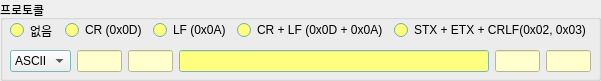
<?xml version="1.0" encoding="UTF-8"?>
<ui version="4.0">
 <class>Form</class>
 <widget class="QWidget" name="Form">
  <property name="geometry">
   <rect>
    <x>0</x>
    <y>0</y>
    <width>601</width>
    <height>81</height>
   </rect>
  </property>
  <property name="windowTitle">
   <string>Form</string>
  </property>
  <widget class="QGroupBox" name="groupBox_11">
   <property name="geometry">
    <rect>
     <x>0</x>
     <y>0</y>
     <width>601</width>
     <height>81</height>
    </rect>
   </property>
   <property name="palette">
    <palette>
     <active>
      <colorrole role="Base">
       <brush brushstyle="SolidPattern">
        <color alpha="255">
         <red>255</red>
         <green>255</green>
         <blue>127</blue>
        </color>
       </brush>
      </colorrole>
      <colorrole role="Window">
       <brush brushstyle="SolidPattern">
        <color alpha="255">
         <red>170</red>
         <green>255</green>
         <blue>255</blue>
        </color>
       </brush>
      </colorrole>
      <colorrole role="AlternateBase">
       <brush brushstyle="SolidPattern">
        <color alpha="255">
         <red>240</red>
         <green>240</green>
         <blue>240</blue>
        </color>
       </brush>
      </colorrole>
     </active>
     <inactive>
      <colorrole role="Base">
       <brush brushstyle="SolidPattern">
        <color alpha="255">
         <red>255</red>
         <green>255</green>
         <blue>127</blue>
        </color>
       </brush>
      </colorrole>
      <colorrole role="Window">
       <brush brushstyle="SolidPattern">
        <color alpha="255">
         <red>170</red>
         <green>255</green>
         <blue>255</blue>
        </color>
       </brush>
      </colorrole>
      <colorrole role="AlternateBase">
       <brush brushstyle="SolidPattern">
        <color alpha="255">
         <red>240</red>
         <green>240</green>
         <blue>240</blue>
        </color>
       </brush>
      </colorrole>
     </inactive>
     <disabled>
      <colorrole role="Base">
       <brush brushstyle="SolidPattern">
        <color alpha="255">
         <red>170</red>
         <green>255</green>
         <blue>255</blue>
        </color>
       </brush>
      </colorrole>
      <colorrole role="Window">
       <brush brushstyle="SolidPattern">
        <color alpha="255">
         <red>170</red>
         <green>255</green>
         <blue>255</blue>
        </color>
       </brush>
      </colorrole>
      <colorrole role="AlternateBase">
       <brush brushstyle="SolidPattern">
        <color alpha="255">
         <red>240</red>
         <green>240</green>
         <blue>240</blue>
        </color>
       </brush>
      </colorrole>
     </disabled>
    </palette>
   </property>
   <property name="title">
    <string>프로토콜</string>
   </property>
   <widget class="QWidget" name="horizontalLayoutWidget_4">
    <property name="geometry">
     <rect>
      <x>10</x>
      <y>20</y>
      <width>581</width>
      <height>21</height>
     </rect>
    </property>
    <layout class="QHBoxLayout" name="horizontalLayout_18">
     <item>
      <widget class="QRadioButton" name="rb_no_headerTail">
       <property name="text">
        <string>없음</string>
       </property>
      </widget>
     </item>
     <item>
      <widget class="QRadioButton" name="rb_cr">
       <property name="text">
        <string>CR (0x0D)</string>
       </property>
      </widget>
     </item>
     <item>
      <widget class="QRadioButton" name="rb_lf">
       <property name="text">
        <string>LF (0x0A)</string>
       </property>
      </widget>
     </item>
     <item>
      <widget class="QRadioButton" name="rb_crlf">
       <property name="text">
        <string>CR + LF (0x0D + 0x0A)</string>
       </property>
      </widget>
     </item>
     <item>
      <widget class="QRadioButton" name="rb_stx_etx_crlf">
       <property name="text">
        <string>STX + ETX + CRLF(0x02, 0x03)</string>
       </property>
      </widget>
     </item>
    </layout>
   </widget>
   <widget class="QWidget" name="horizontalLayoutWidget_5">
    <property name="geometry">
     <rect>
      <x>10</x>
      <y>50</y>
      <width>581</width>
      <height>22</height>
     </rect>
    </property>
    <layout class="QHBoxLayout" name="horizontalLayout_19">
     <item>
      <widget class="QComboBox" name="cb_hex_ascii">
       <property name="minimumSize">
        <size>
         <width>5</width>
         <height>0</height>
        </size>
       </property>
       <property name="layoutDirection">
        <enum>Qt::LeftToRight</enum>
       </property>
       <property name="currentIndex">
        <number>1</number>
       </property>
       <item>
        <property name="text">
         <string>HEX</string>
        </property>
       </item>
       <item>
        <property name="text">
         <string>ASCII</string>
        </property>
       </item>
      </widget>
     </item>
     <item>
      <widget class="QLineEdit" name="le_header_1">
       <property name="maximumSize">
        <size>
         <width>45</width>
         <height>16777215</height>
        </size>
       </property>
       <property name="palette">
        <palette>
         <active>
          <colorrole role="Button">
           <brush brushstyle="SolidPattern">
            <color alpha="255">
             <red>255</red>
             <green>255</green>
             <blue>206</blue>
            </color>
           </brush>
          </colorrole>
          <colorrole role="Base">
           <brush brushstyle="SolidPattern">
            <color alpha="255">
             <red>255</red>
             <green>255</green>
             <blue>206</blue>
            </color>
           </brush>
          </colorrole>
          <colorrole role="Window">
           <brush brushstyle="SolidPattern">
            <color alpha="255">
             <red>255</red>
             <green>255</green>
             <blue>206</blue>
            </color>
           </brush>
          </colorrole>
         </active>
         <inactive>
          <colorrole role="Button">
           <brush brushstyle="SolidPattern">
            <color alpha="255">
             <red>255</red>
             <green>255</green>
             <blue>206</blue>
            </color>
           </brush>
          </colorrole>
          <colorrole role="Base">
           <brush brushstyle="SolidPattern">
            <color alpha="255">
             <red>255</red>
             <green>255</green>
             <blue>206</blue>
            </color>
           </brush>
          </colorrole>
          <colorrole role="Window">
           <brush brushstyle="SolidPattern">
            <color alpha="255">
             <red>255</red>
             <green>255</green>
             <blue>206</blue>
            </color>
           </brush>
          </colorrole>
         </inactive>
         <disabled>
          <colorrole role="Button">
           <brush brushstyle="SolidPattern">
            <color alpha="255">
             <red>255</red>
             <green>255</green>
             <blue>206</blue>
            </color>
           </brush>
          </colorrole>
          <colorrole role="Base">
           <brush brushstyle="SolidPattern">
            <color alpha="255">
             <red>255</red>
             <green>255</green>
             <blue>206</blue>
            </color>
           </brush>
          </colorrole>
          <colorrole role="Window">
           <brush brushstyle="SolidPattern">
            <color alpha="255">
             <red>255</red>
             <green>255</green>
             <blue>206</blue>
            </color>
           </brush>
          </colorrole>
         </disabled>
        </palette>
       </property>
       <property name="font">
        <font>
         <italic>false</italic>
        </font>
       </property>
       <property name="toolTip">
        <string extracomment="only HexCode"/>
       </property>
       <property name="autoFillBackground">
        <bool>false</bool>
       </property>
       <property name="styleSheet">
        <string notr="true">background-color: rgb(255, 255, 206);</string>
       </property>
       <property name="text">
        <string/>
       </property>
      </widget>
     </item>
     <item>
      <widget class="QLineEdit" name="le_header_2">
       <property name="maximumSize">
        <size>
         <width>45</width>
         <height>16777215</height>
        </size>
       </property>
       <property name="styleSheet">
        <string notr="true">background-color: rgb(255, 255, 206);</string>
       </property>
      </widget>
     </item>
     <item>
      <widget class="QLineEdit" name="le_data">
       <property name="minimumSize">
        <size>
         <width>244</width>
         <height>0</height>
        </size>
       </property>
       <property name="maximumSize">
        <size>
         <width>312</width>
         <height>16777215</height>
        </size>
       </property>
      </widget>
     </item>
     <item>
      <widget class="QLineEdit" name="le_tail_1">
       <property name="sizePolicy">
        <sizepolicy hsizetype="Fixed" vsizetype="Fixed">
         <horstretch>0</horstretch>
         <verstretch>0</verstretch>
        </sizepolicy>
       </property>
       <property name="maximumSize">
        <size>
         <width>45</width>
         <height>16777215</height>
        </size>
       </property>
       <property name="styleSheet">
        <string notr="true">background-color: rgb(255, 255, 206);</string>
       </property>
      </widget>
     </item>
     <item>
      <widget class="QLineEdit" name="le_tail_2">
       <property name="maximumSize">
        <size>
         <width>45</width>
         <height>16777215</height>
        </size>
       </property>
       <property name="styleSheet">
        <string notr="true">background-color: rgb(255, 255, 206);</string>
       </property>
      </widget>
     </item>
    </layout>
   </widget>
  </widget>
 </widget>
 <resources/>
 <connections>
  <connection>
   <sender>rb_no_headerTail</sender>
   <signal>clicked()</signal>
   <receiver>Form</receiver>
   <slot>slot_no_item()</slot>
   <hints>
    <hint type="sourcelabel">
     <x>23</x>
     <y>29</y>
    </hint>
    <hint type="destinationlabel">
     <x>26</x>
     <y>126</y>
    </hint>
   </hints>
  </connection>
  <connection>
   <sender>rb_cr</sender>
   <signal>clicked()</signal>
   <receiver>Form</receiver>
   <slot>slot_cr()</slot>
   <hints>
    <hint type="sourcelabel">
     <x>95</x>
     <y>29</y>
    </hint>
    <hint type="destinationlabel">
     <x>101</x>
     <y>139</y>
    </hint>
   </hints>
  </connection>
  <connection>
   <sender>rb_lf</sender>
   <signal>clicked()</signal>
   <receiver>Form</receiver>
   <slot>slot_lf()</slot>
   <hints>
    <hint type="sourcelabel">
     <x>196</x>
     <y>28</y>
    </hint>
    <hint type="destinationlabel">
     <x>203</x>
     <y>194</y>
    </hint>
   </hints>
  </connection>
  <connection>
   <sender>rb_crlf</sender>
   <signal>clicked()</signal>
   <receiver>Form</receiver>
   <slot>slot_crlf()</slot>
   <hints>
    <hint type="sourcelabel">
     <x>293</x>
     <y>32</y>
    </hint>
    <hint type="destinationlabel">
     <x>306</x>
     <y>178</y>
    </hint>
   </hints>
  </connection>
  <connection>
   <sender>rb_stx_etx_crlf</sender>
   <signal>clicked()</signal>
   <receiver>Form</receiver>
   <slot>slot_stx_etx_crlf()</slot>
   <hints>
    <hint type="sourcelabel">
     <x>500</x>
     <y>27</y>
    </hint>
    <hint type="destinationlabel">
     <x>489</x>
     <y>126</y>
    </hint>
   </hints>
  </connection>
  <connection>
   <sender>cb_hex_ascii</sender>
   <signal>currentIndexChanged(int)</signal>
   <receiver>Form</receiver>
   <slot>slot_hex_or_ascii()</slot>
   <hints>
    <hint type="sourcelabel">
     <x>55</x>
     <y>64</y>
    </hint>
    <hint type="destinationlabel">
     <x>52</x>
     <y>154</y>
    </hint>
   </hints>
  </connection>
 </connections>
 <slots>
  <slot>slot_no_item()</slot>
  <slot>slot_cr()</slot>
  <slot>slot_lf()</slot>
  <slot>slot_crlf()</slot>
  <slot>slot_stx_etx_crlf()</slot>
  <slot>slot_hex_or_ascii()</slot>
 </slots>
</ui>
